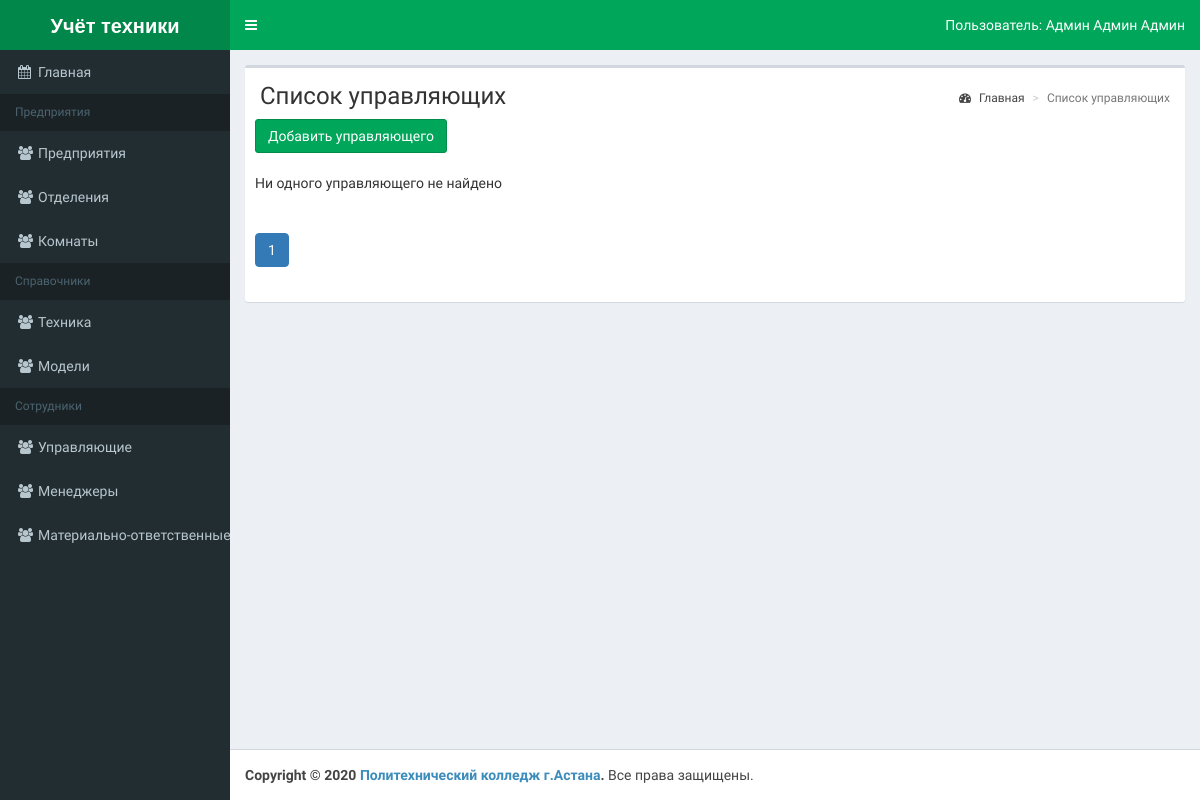
The page /uchet/list-directors.php (signed in) on the database as committed earlier.
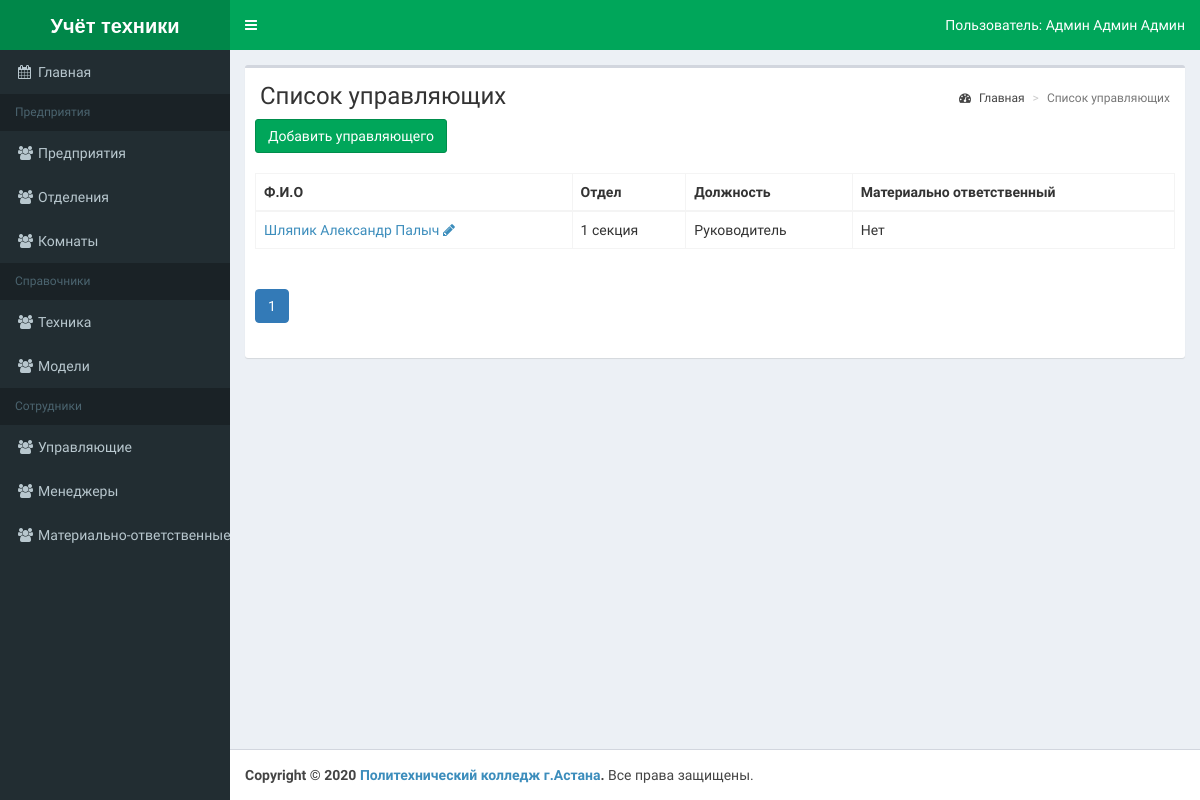
The same page on the database as committed later.
### tables this page shows
CREATE TABLE `employee` (
  `employee_id` smallint NOT NULL,
  `lastname` varchar(50) NOT NULL,
  `firstname` varchar(50) NOT NULL,
  `patronomic` varchar(50) NOT NULL,
  `otdel_id` smallint NOT NULL,
  `dolzhnost_id` smallint NOT NULL,
  `login` varchar(50) NOT NULL,
  `pass` varchar(255) NOT NULL
);

CREATE TABLE `otdel` (
  `otdel_id` smallint NOT NULL,
  `name` varchar(50) NOT NULL,
  `pred_id` smallint NOT NULL,
  `parent_id` smallint DEFAULT NULL
);

CREATE TABLE `dolzhnost` (
  `dolzhnost_id` smallint NOT NULL,
  `name` varchar(50) NOT NULL,
  `mat_respons` tinyint(1) NOT NULL DEFAULT '0'
);

### uchet/classes/Connect.php (called while the page is built, shortened)
<?php
abstract class Connect {
	function __construct() {
		try
		{
			$this->db = new PDO('mysql:host='.self::HOST.'; dbname='.self::DB_NAME, self::DB_USER, self::DB_PASSWORD);
		}
		catch(PDOException $e) {
			echo $e->getMessage();
		}
	}
}
?>

### uchet/classes/EmployeeConnect.php (called while the page is built, shortened)
<?php
class EmployeeConnect extends Connect
{
    public function findAllDirectors($ofset=0, $limit=30){
        $res = $this->db->query("SELECT employee.employee_id, CONCAT (employee.lastname, ' ', employee.firstname, ' ', employee.patronomic) AS fio, ". " otdel.name AS otdel, dolzhnost.name AS dolzhnost, dolzhnost.mat_respons AS matr, employee.dolzhnost_id AS dolzhnost_id FROM employee INNER JOIN dolzhnost ON employee.dolzhnost_id=dolzhnost.dolzhnost_id ". " INNER JOIN otdel ON employee.otdel_id=otdel.otdel_id" . " WHERE employee.dolzhnost_id = 2" . " LIMIT $ofset, $limit");
        return $res->fetchAll(PDO::FETCH_OBJ);
    }
	public function count(){
        $res = $this->db->query("SELECT COUNT(*) AS cnt FROM employee");
        return $res->fetch(PDO::FETCH_OBJ)->cnt;
    }
}
?>

### uchet/list-directors.php (the view, shortened to what this page needs)
<?php
    $size = 5;
    if (isset($_GET['page'])) {
        $page = Helper::clearInt($_GET['page']);
    }
    else {
        $page = 1;
    }
    $employeeconnect = new EmployeeConnect();
    $count = $employeeconnect->count();
    $directors = $employeeconnect->findAllDirectors($page*$size-$size,$size);
    require_once 'template/header.php';
?>
<div class="row">
    <div class="col-xs-12">
    <div class="box">
    <section class="content-header">
        <h1>Список управляющих</h1>
        <ol class="breadcrumb">
            <li><a href="/index.php"><i class="fa fa-dashboard"></i> Главная</a></li>
            <li class="active">Список управляющих</li>
        </ol>
    </section>
    <div class="box-body">
    <a class="btn btn-success" href="add-director.php">Добавить управляющего</a>
</div>
<div class="box-body">
<?php
if ($directors) {
?>
<table id="example2" class="table table-bordered table-hover">
<thead>
    <tr>
        <th>Ф.И.О</th>
        <th>Отдел</th>
        <th>Должность</th>
        <th>Материально ответственный</th>
    </tr>
</thead>
<tbody>
<?php
foreach ($directors as $director) {
        echo '<tr>';
        echo '<td><a href="profile-director.php?id='.$director->employee_id.'">'.$director->fio.'</a> '. '<a href="add-director.php?id='.$director->employee_id.'"><i class="fa fa-pencil"></i></a></td>';
        echo '<td>'.$director->otdel.'</td>';
        echo '<td>'.$director->dolzhnost.'</td>';
        if ($director->matr == 0) {
            echo '<td>'.Нет.'</td>';
        }
        else {
            echo '<td>'.Да.'</td>';
        }
        echo '</tr>';
}
?>
</tbody>
</table>
<?php } else {
echo 'Ни одного управляющего не найдено';
} ?>
</div>
<div class="box-body">
<?php Helper::paginator($count, $page,$size); ?>
</div>
</div>
</div>
</div>
<?php
require_once 'template/footer.php';
?>

### uchet/classes/Helper.php (shortened to what this page needs)
<?php
	class Helper
	{
                    foreach ($options as $option) { ?>
                    <?php }
		public static function paginator($count, $current=1, $size=30){
          $numPages=ceil($count/$size);
          $href = $_SERVER['PHP_SELF'].'?page=';
          echo '<ul class="pagination ">';
          for ($i = 1; $i<=$numPages; $i++) {
               if ($current == $i) {
                     echo ' <li class="paginate_button active"><a href="'.$href.$i.'" data-dt-idx="'.$i.'" tabindex="0">'.$i.'</a></li>';
               }
               else {
                    echo ' <li class="paginate_button"><a href="'.$href.$i.'" data-dt-idx="'.$i.'" tabindex="0">'.$i.'</a></li>';
               }
          }
          echo '</ul>';
     }
}
?>

Rows that differ between the two databases and show on the page:
added employee: fio "Шляпик Александр Палыч", otdel.name "1 секция", dolzhnost.name "Руководитель"
Other text that changed with them:
text no longer shown: "Ни одного управляющего не найдено"
text now shown: "Ф.И.О Отдел Должность Материально ответственный"
